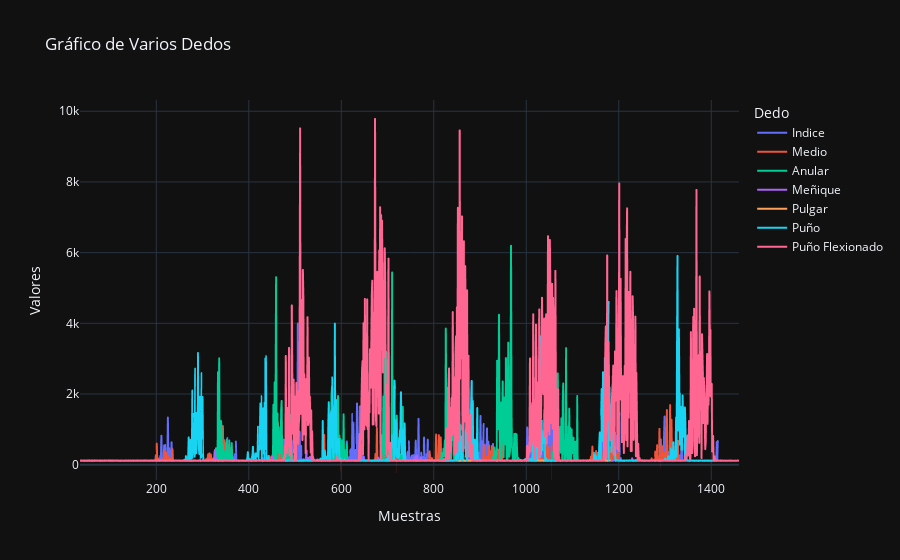

Write notebook code for a chart like this one.
### Markdown cell above
## Graficos de la señal cruda de cada dedo y de la movmean

### Code cell
graficar_df(dataframeRaw)

### Figure 1 — Plotly figure (JSON) as saved in the notebook; plotly's stock layout.template omitted (floating-point values rounded to 4 significant figures; data arrays with more than 128 entries replaced by an {"elided": "..."} marker saying what was removed)
{"data": [{"hovertemplate": "Dedo=Indice<br>Muestras=%{x}<br>Valores=%{y}<extra></extra>", "legendgroup": "Indice", "line": {"color": "#636efa", "dash": "solid"}, "marker": {"symbol": "circle"}, "mode": "lines", "name": "Indice", "showlegend": true, "type": "scattergl", "x": {"elided": "1375 int values"}, "xaxis": "x", "y": {"elided": "1375 int values"}, "yaxis": "y"}, {"hovertemplate": "Dedo=Medio<br>Muestras=%{x}<br>Valores=%{y}<extra></extra>", "legendgroup": "Medio", "line": {"color": "#EF553B", "dash": "solid"}, "marker": {"symbol": "circle"}, "mode": "lines", "name": "Medio", "showlegend": true, "type": "scattergl", "x": {"elided": "1381 int values"}, "xaxis": "x", "y": {"elided": "1381 int values"}, "yaxis": "y"}, {"hovertemplate": "Dedo=Anular<br>Muestras=%{x}<br>Valores=%{y}<extra></extra>", "legendgroup": "Anular", "line": {"color": "#00cc96", "dash": "solid"}, "marker": {"symbol": "circle"}, "mode": "lines", "name": "Anular", "showlegend": true, "type": "scattergl", "x": {"elided": "1127 int values"}, "xaxis": "x", "y": {"elided": "1127 int values"}, "yaxis": "y"}, {"hovertemplate": "Dedo=Meñique<br>Muestras=%{x}<br>Valores=%{y}<extra></extra>", "legendgroup": "Meñique", "line": {"color": "#ab63fa", "dash": "solid"}, "marker": {"symbol": "circle"}, "mode": "lines", "name": "Meñique", "showlegend": true, "type": "scattergl", "x": {"elided": "1315 int values"}, "xaxis": "x", "y": {"elided": "1315 int values"}, "yaxis": "y"}, {"hovertemplate": "Dedo=Pulgar<br>Muestras=%{x}<br>Valores=%{y}<extra></extra>", "legendgroup": "Pulgar", "line": {"color": "#FFA15A", "dash": "solid"}, "marker": {"symbol": "circle"}, "mode": "lines", "name": "Pulgar", "showlegend": true, "type": "scattergl", "x": {"elided": "1147 int values"}, "xaxis": "x", "y": {"elided": "1147 int values"}, "yaxis": "y"}, {"hovertemplate": "Dedo=Puño<br>Muestras=%{x}<br>Valores=%{y}<extra></extra>", "legendgroup": "Puño", "line": {"color": "#19d3f3", "dash": "solid"}, "marker": {"symbol": "circle"}, "mode": "lines", "name": "Puño", "showlegend": true, "type": "scattergl", "x": {"elided": "1409 int values"}, "xaxis": "x", "y": {"elided": "1409 int values"}, "yaxis": "y"}, {"hovertemplate": "Dedo=Puño Flexionado<br>Muestras=%{x}<br>Valores=%{y}<extra></extra>", "legendgroup": "Puño Flexionado", "line": {"color": "#FF6692", "dash": "solid"}, "marker": {"symbol": "circle"}, "mode": "lines", "name": "Puño Flexionado", "showlegend": true, "type": "scattergl", "x": {"elided": "1426 int values"}, "xaxis": "x", "y": {"elided": "1426 int values"}, "yaxis": "y"}], "layout": {"legend": {"title": {"text": "Dedo"}, "tracegroupgap": 0}, "title": {"text": "Gráfico de Varios Dedos"}, "xaxis": {"anchor": "y", "domain": [0, 1], "title": {"text": "Muestras"}}, "yaxis": {"anchor": "x", "domain": [0, 1], "title": {"text": "Valores"}}}}
